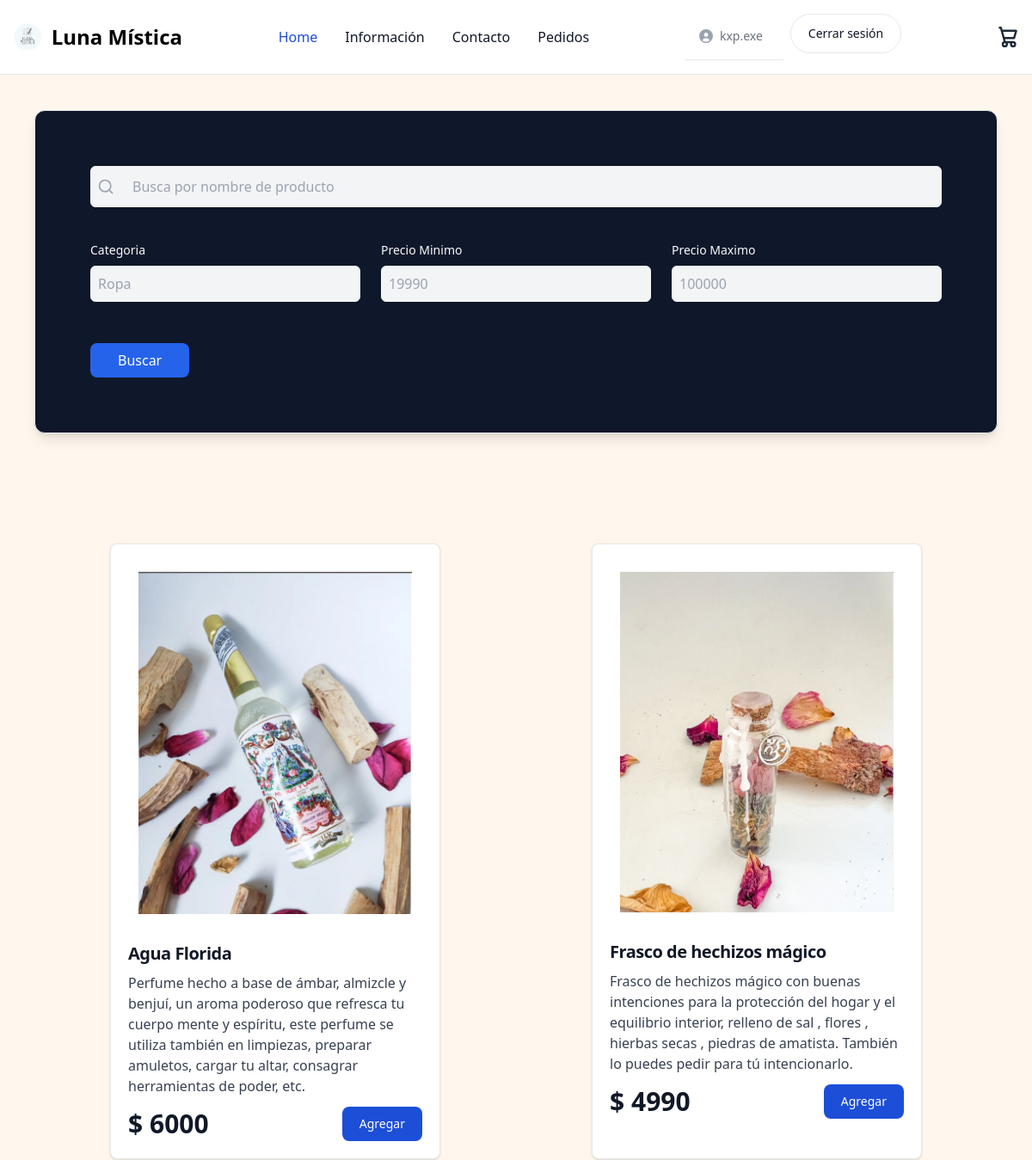
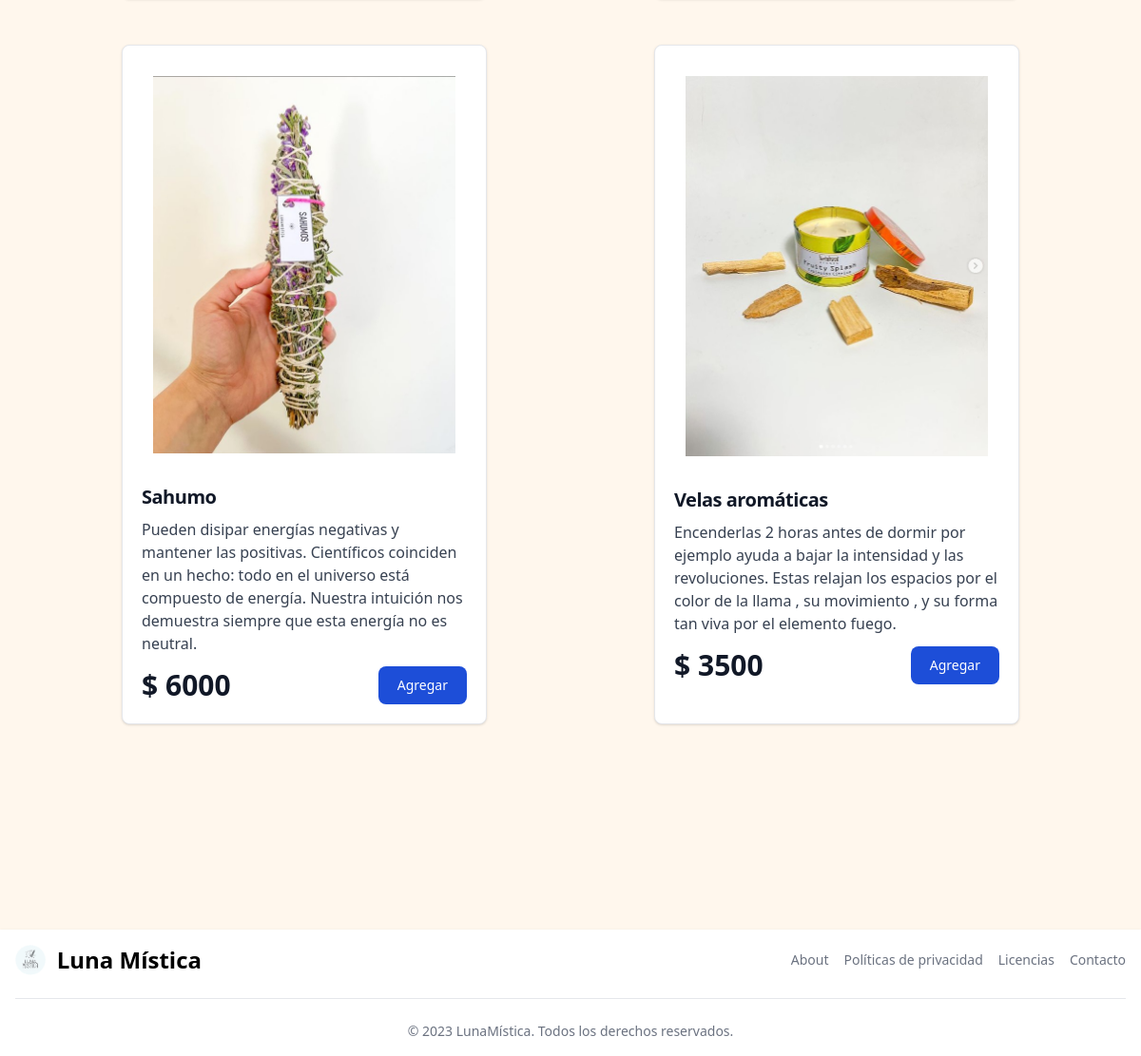
Screenshot of / (signed in) with the database file from the repository (2 pictures, top to bottom).
### clientes/models.py (models this page shows, shortened)
class Products(models.Model):
    cantidad_disponible = models.IntegerField(default=0)
    nombre_producto = models.CharField(max_length=200)
    precio_producto = models.IntegerField(default=0)
    descripcion_producto = models.TextField()
    image = models.ImageField(blank=True, null=True)
    categoria = models.CharField(max_length=100, default="Producto")

### clientes/views.py (the view)
# urls.py: 2. Add a URL to urlpatterns:  path('', views.home, name='home')
def home(request):
    products = Products.objects.all()
    categoria = request.GET.get('categoria')
    nombre = request.GET.get('nombre')
    precio_min = request.GET.get('precio_min')
    precio_max = request.GET.get('precio_max')
    if categoria:
        products = products.filter(categoria=categoria)
    if nombre:
        products = products.filter(nombre_producto__icontains=nombre)
    if precio_min:
        products = products.filter(precio_producto__gte=precio_min)
    if precio_max:
        products = products.filter(precio_producto__lte=precio_max)
    return render(request, 'home.html', {"productos":products})

### clientes/context_processor.py (called while the page is built)
def importe_total_carro(request):
    total = 0
    if request.user.is_authenticated:
        for key, value in request.session.get("carro", {}).items():
            total = total + (float(value["precio_producto"])*value["cantidad_disponible"])
    return {"importe_total_carro":total}

### clientes/templates/home.html (shortened to what this page needs)
{% extends "layouts/base.html" %}
    {% block content %}
    {% load static %}
    <h1>home</h1>
    <div class="m-10 pt-16 ">
        <div class="flex flex-col">
            <div class="rounded-xl border border-gray-200 bg-slate-900 p-16 shadow-lg ">
                <form class="" method="get" action="{% url 'home' %}">
                    <div class="relative mb-10 w-full flex items-center justify-between rounded-md">
                        <input type="name" name="nombre"
                            class="h-12 w-full cursor-text rounded-md border border-gray-100 bg-gray-100 py-4 pr-40 pl-12 shadow-sm outline-none focus:border-blue-500 focus:ring focus:ring-blue-200 focus:ring-opacity-50"
                            placeholder="Busca por nombre de producto" value="{{ request.GET.nombre }}" />
                    </div>
                    <div class="grid grid-cols-1 gap-6 md:grid-cols-2 lg:grid-cols-3 xl:grid-cols-3">
                        <div class="flex flex-col">
                            <label for="name" class="text-sm font-medium text-slate-50">Categoria</label>
                            <input type="text" name="categoria" placeholder="Ropa"
                                class="mt-2 block w-full rounded-md border border-gray-100 bg-gray-100 px-2 py-2 shadow-sm outline-none focus:border-blue-500 focus:ring focus:ring-blue-200 focus:ring-opacity-50"
                                value="{{ request.GET.categoria }}" />
                        </div>
                        <div class="flex flex-col">
                            <label for="name" class="text-sm font-medium text-slate-50">Precio Minimo</label>
                            <input type="number" name="precio_min" placeholder="19990"
                                class="mt-2 block w-full rounded-md border border-gray-100 bg-gray-100 px-2 py-2 shadow-sm outline-none focus:border-blue-500 focus:ring focus:ring-blue-200 focus:ring-opacity-50"
                                value="{{ request.GET.precio_min }}" />
                        </div>
                        <div class="flex flex-col">
                            <label for="name" class="text-sm font-medium text-slate-50">Precio Maximo</label>
                            <input type="number" name="precio_max" placeholder="100000"
                                class="mt-2 block w-full rounded-md border border-gray-100 bg-gray-100 px-2 py-2 shadow-sm outline-none focus:border-blue-500 focus:ring focus:ring-blue-200 focus:ring-opacity-50"
                                value="{{ request.GET.precio_max }}" />
                        </div>
                        <div class=" mt-6 grid w-full grid-cols-1 space-x-4 md:flex">
                            <button type="submit"
                                class="rounded-lg bg-blue-600 px-8 py-2 font-medium text-white outline-none hover:opacity-80 focus:ring">Buscar</button>
                        </div>
                </form>
            </div>
        </div>
    </div>
    <div class="flex flex-wrap justify-around py-32">
        {% for producto in productos %}
        <div
            class="w-full max-w-sm bg-white border border-gray-200 rounded-lg shadow dark:bg-gray-800 dark:border-gray-700 mb-12">
            <a href="{% url 'vista_producto' products_id=producto.id %}">
                <img class="p-8 rounded-t-lg" src="{{ producto.image.url }}" alt="{{ producto.nombre_producto }}" />
            </a>
            <div class="px-5 pb-5">
                <a href="#">
                    <h5 class="text-xl font-semibold tracking-tight text-gray-900 dark:text-white">
                        {{ producto.nombre_producto }}</h5>
                </a>
                <p class="mb-3 font-normal text-gray-700 dark:text-gray-400 pt-2 ">{{producto.descripcion_producto}}</p>
                <div class="flex items-center justify-between">
                    <span class="text-3xl font-bold text-gray-900 dark:text-white">$
                        {{ producto.precio_producto }}</span>
                    <a href="{% url 'agregar' producto.id %}"
                        class="text-white bg-blue-700 hover:bg-blue-800 focus:ring-4 focus:outline-none focus:ring-blue-300 font-medium rounded-lg text-sm px-5 py-2.5 text-center dark:bg-blue-600 dark:hover:bg-blue-700 dark:focus:ring-blue-800">Agregar</a>
                </div>
            </div>
        </div>
        {% endfor %}
    </div>
    {% endblock %}

### clientes/templates/layouts/base.html (shortened to what this page needs)
<!DOCTYPE html>
{% load static %}
<html lang="en">
<head>
    <script src="https://cdn.tailwindcss.com"></script>
    <link href="https://cdnjs.cloudflare.com/ajax/libs/flowbite/2.2.0/flowbite.min.css" rel="stylesheet" />
</head>
<body class="flex flex-col min-h-screen  bg-orange-50 ">
    <nav class="bg-white dark:bg-gray-900 fixed w-full z-20 top-0 start-0 border-b border-gray-200 dark:border-gray-600">
        <div class="max-w-screen-xl flex flex-wrap items-center justify-between mx-auto p-4">
        <a href="/home" class="flex items-center space-x-3 rtl:space-x-reverse">
            <img src="{% static 'logo.png' %}" class="h-8" alt="">
            <span class="self-center text-2xl font-semibold whitespace-nowrap dark:text-white">Luna Mística</span>
        </a>
        <div class="flex md:order-2 space-x-3 md:space-x-2 rtl:space-x-reverse">
            {% if user.is_authenticated %}
                <div class="border-b border-gray-200 dark:border-gray-700">
                    <ul class="flex flex-wrap -mb-px text-sm font-medium text-center text-gray-500 dark:text-gray-400">
                        <li class="me-2">
                            <a href="/ver_perfil" class="inline-flex items-center justify-center p-4 border-b-2 border-transparent rounded-t-lg hover:text-gray-600 hover:border-gray-300 dark:hover:text-gray-300 group">
                                <p>{{ user.username }}</p>
                            </a>
                        </li>
                    </ul>
                </div>
                <button type="button" class="py-2.5 px-5 me-2 mb-2 text-sm font-medium text-gray-900 focus:outline-none bg-white rounded-full border border-gray-200 hover:bg-gray-100 hover:text-blue-700 focus:z-10 focus:ring-4 focus:ring-gray-200 dark:focus:ring-gray-700 dark:bg-gray-800 dark:text-gray-400 dark:border-gray-600 dark:hover:text-white dark:hover:bg-gray-700"><a href="{% url 'logout' %}">Cerrar sesión</a></button>
            {% endif %}
        </div>
        <div class="flex md:order-2 space-x-3 md:space-x-0 rtl:space-x-reverse">
            <a href="/carrito" class="block py-2 px-3 text-gray-900 rounded hover:bg-gray-100 md:hover:bg-transparent md:hover:text-blue-700 md:p-0 md:dark:hover:text-blue-500 dark:text-white dark:hover:bg-gray-700 dark:hover:text-white md:dark:hover:bg-transparent dark:border-gray-700">
            </a>
        </div>
        <div class="items-center justify-between hidden w-full md:flex md:w-auto md:order-1" id="navbar-sticky">
        <ul class="flex flex-col p-4 md:p-0 mt-4 font-medium border border-gray-100 rounded-lg bg-gray-50 md:space-x-8 rtl:space-x-reverse md:flex-row md:mt-0 md:border-0 md:bg-white dark:bg-gray-800 md:dark:bg-gray-900 dark:border-gray-700">
            <li>
            <a href="/home" class="block py-2 px-3 text-white bg-blue-700 rounded md:bg-transparent md:text-blue-700 md:p-0 md:dark:text-blue-500" aria-current="page">Home</a>
            </li>
            <li>
            <a href="/about" class="block py-2 px-3 text-gray-900 rounded hover:bg-gray-100 md:hover:bg-transparent md:hover:text-blue-700 md:p-0 md:dark:hover:text-blue-500 dark:text-white dark:hover:bg-gray-700 dark:hover:text-white md:dark:hover:bg-transparent dark:border-gray-700">Información</a>
            </li>
            <li>
            <a href="/contacto" class="block py-2 px-3 text-gray-900 rounded hover:bg-gray-100 md:hover:bg-transparent md:hover:text-blue-700 md:p-0 md:dark:hover:text-blue-500 dark:text-white dark:hover:bg-gray-700 dark:hover:text-white md:dark:hover:bg-transparent dark:border-gray-700">Contacto</a>
            </li>
            <li>
            <a href="" class="block py-2 px-3 text-gray-900 rounded hover:bg-gray-100 md:hover:bg-transparent md:hover:text-blue-700 md:p-0 md:dark:hover:text-blue-500 dark:text-white dark:hover:bg-gray-700 dark:hover:text-white md:dark:hover:bg-transparent dark:border-gray-700">Pedidos</a>
            </li>
        </ul>
        </div>
        </div>
    </nav>
    <div class="flex-grow">
        {% block content %}
        {% endblock %}
    </div>
    <footer class="bg-white shadow dark:bg-gray-900 bottom-0 w-full flex-shrink-0">
        <div class="w-full max-w-screen-xl mx-auto p-2 md:p-4">
            <div class="sm:flex sm:items-center sm:justify-between">
                <a href="/home" class="flex items-center mb-2 sm:mb-0 space-x-3 rtl:space-x-reverse">
                    <img src="{% static 'logo.png' %}" class="h-6 md:h-8" alt="Flowbite Logo" />
                    <span class="self-center text-xl md:text-2xl font-semibold whitespace-nowrap dark:text-white">Luna Mística</span>
                </a>
                <ul class="flex flex-wrap items-center mb-4 text-sm font-medium text-gray-500 sm:mb-0 dark:text-gray-400">
                    <li>
                        <a href="/about" class="hover:underline me-2 md:me-4">About</a>
                    </li>
                    <li>
                        <a href="#" class="hover:underline me-2 md:me-4">Políticas de privacidad</a>
                    </li>
                    <li>
                        <a href="#" class="hover:underline me-2 md:me-4">Licencias</a>
                    </li>
                    <li>
                        <a href="/contacto" class="hover:underline">Contacto</a>
                    </li>
                </ul>
            </div>
            <hr class="my-4 border-gray-200 sm:mx-auto dark:border-gray-700 lg:my-6" />
            <span class="block text-sm text-gray-500 sm:text-center dark:text-gray-400">© 2023 <a href="/home" class="hover:underline">LunaMística</a>. Todos los derechos reservados.</span>
        </div>
    </footer>
</body>
</html>

### rows the page displays
Products: image (picture), nombre_producto "Agua Florida", descripcion_producto "Perfume hecho a base de ámbar, almizcle y benjuí, un aroma poderoso que refresca tu cuerpo mente y espíritu, este perfume se utiliza también en limpiezas, preparar amuletos, cargar tu altar, consagrar herramientas de poder, etc.", precio_producto "6000"
Products: image (picture), nombre_producto "Frasco de hechizos mágico", descripcion_producto "Frasco de hechizos mágico con buenas intenciones para la protección del hogar y el equilibrio interior, relleno de sal , flores , hierbas secas , piedras de amatista. También lo puedes pedir para tú intencionarlo.", precio_producto "4990"
Products: image (picture), nombre_producto "Sahumo", descripcion_producto "Pueden disipar energías negativas y mantener las positivas. Científicos coinciden en un hecho: todo en el universo está compuesto de energía. Nuestra intuición nos demuestra siempre que esta energía no es neutral.", precio_producto "6000"
Products: image (picture), nombre_producto "Velas aromáticas", descripcion_producto "Encenderlas 2 horas antes de dormir por ejemplo ayuda a bajar la intensidad y las revoluciones. Estas relajan los espacios por el color de la llama , su movimiento , y su forma tan viva por el elemento fuego.", precio_producto "3500"

### other values shown
{{ user.username }} "kxp.exe"
